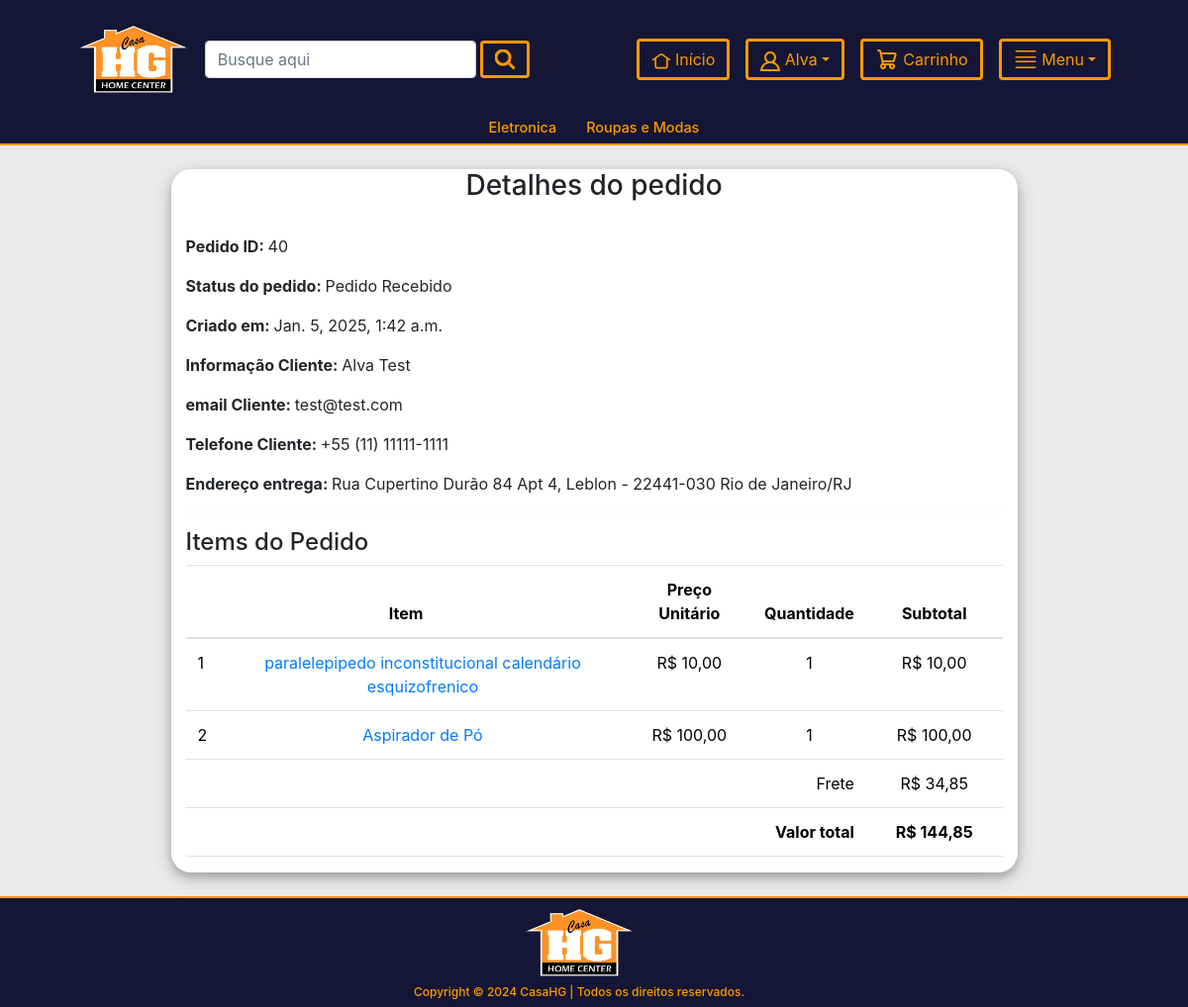
Page /perfil/pedido-40 (signed in) on the committed database.
### app/models.py (models this page shows, shortened)
class Empresa(models.Model):
    titulo = models.CharField(max_length=200)
    link = models.CharField(max_length=200,null=True,blank=True)
    image = models.ImageField(upload_to="empresas")

class Cliente(models.Model):
    user = models.OneToOneField(User, on_delete=models.CASCADE)
    nome = models.CharField(max_length=200,default="")
    sobrenome = models.CharField(max_length=200,default="")
    cpf_ou_cnpj = models.CharField(max_length=14,default="")
    cpf_ou_cnpj_formatado = models.CharField(max_length=20, default="")
    bool_cpf_cnpj = models.BooleanField(default=False)
    email = models.EmailField(default="")
    telefone = models.CharField(max_length=19,default="")
    data_criacao = models.DateTimeField(auto_now_add=True)

class Categoria(models.Model):
    titulo = models.CharField(max_length=200)
    slug = models.SlugField(unique=True)

class Pedido_order(models.Model):
    cliente = models.ForeignKey(Cliente,on_delete=models.CASCADE,default="")
    nome_cliente = models.CharField(max_length=200,default="")
    cpf_cnpj = models.CharField(max_length=20, default="") # cpf do cliente formatadinho direitinho
    codigo_cliente = models.CharField(max_length=8,default="",null=True,blank=True) # codigo consistente com sistema interno, se não tiver
    telefone = models.CharField(max_length=19,default="")
    email = models.EmailField(default="")
    carro = models.ForeignKey(Carro,on_delete=models.CASCADE)
    pedido_status = models.CharField(max_length=50, choices=PEDIDO_STATUS)
    total_bruto = models.DecimalField(max_digits=10,decimal_places=2,default=0)
    frete =  models.DecimalField(max_digits=10,decimal_places=2,default=0)
    total_desconto = models.DecimalField(max_digits=10,decimal_places=2,default=0)
    total_final = models.DecimalField(max_digits=10,decimal_places=2,default=0)
    local_de_pagamento = models.CharField(max_length=200,default="",null=True,blank=True)
    forma_de_pagamento = models.CharField(max_length=200,default="",null=True,blank=True)
    parcelas = models.PositiveIntegerField(default=1)
    valor_parcela = models.DecimalField(max_digits=10,decimal_places=2,default=0)
    endereco_envio = models.ForeignKey(Endereco,on_delete=models.CASCADE,default="")
    endereco_envio_formatado = models.CharField(max_length=200,default="")
    criado_em = models.DateTimeField(auto_now_add=True)
    id_PagBank = models.CharField(max_length=200,default="",null=True,blank=True)
    ordenado_por = models.CharField(max_length=200,null=True,blank=True)

class CarroProduto(models.Model):
    carro = models.ForeignKey(Carro, on_delete=models.CASCADE)
    produto = models.ForeignKey(Produto, on_delete=models.CASCADE)
    preco_unitario = models.DecimalField(max_digits=10, decimal_places=2,default=0)
    quantidade = models.PositiveIntegerField()
    subtotal = models.DecimalField(max_digits=10, decimal_places=2,default=0)
    criado_em = models.DateTimeField(auto_now_add=True)

class Produto(models.Model):
    codigo = models.CharField(max_length=10) #codigo interno consistente com sistema
    descricao = models.CharField(max_length=200)
    codigo_GTIN = models.CharField(max_length=14) #se o produto não tiver codigo GTIN cadastrado, usar codigo interno
    preco_unitario_bruto = models.DecimalField(max_digits=10, decimal_places=2) #preço cheio, sem desconto
    desconto_dinheiro = models.DecimalField(max_digits=10, decimal_places=2) # em %, percentual de desconto para pagamento em dinheiro, aplicado no preco_unitario_bruto
    desconto_retira = models.DecimalField(max_digits=10,decimal_places=2)  # em %, percentual de desconto para compras para retirada no depósito, aplicado no preco_unitario_bruto
    unidade = models.CharField(max_length=30,default="un") #unidade em que o produto é comercializado
    fechamento_embalagem = models.DecimalField(max_digits=10, decimal_places=2, default=1.00)
    em_estoque = models.BooleanField(default=True)
    slug = models.SlugField(unique=True)
    Categoria = models.ForeignKey(Categoria,on_delete=models.CASCADE)
    image = models.ImageField(upload_to="produtos")
    titulo = models.CharField(max_length=200)
    venda = models.DecimalField(max_digits=10, decimal_places=2)
    garantia = models.CharField(max_length=300,null=True,blank=True)
    return_devolucao = models.CharField(max_length=300,null=True,blank=True)
    visualizacao = models.PositiveIntegerField(default=0)
    quantidade_vendas = models.PositiveIntegerField(default=0)

### app/views.py (the view)
# urls.py: path("perfil/pedido-<int:pk>", ClientePedidoDetalheView.as_view(), name="clientepedidodetalhe"),
class ClientePedidoDetalheView(LogedMixin, BaseContextMixin, DetailView):
    template_name = "clientepedidodetalhe.html"
    model = Pedido_order
    context_object_name = "pedido_obj"
    def dispatch(self, request, *args, **kwargs):
        order_id = self.kwargs["pk"]
        pedido = Pedido_order.objects.get(id=order_id)
        if request.user.cliente != pedido.carro.cliente:
            return redirect("lojaapp:clienteperfil")
        return super().dispatch(request, *args, **kwargs)

### app/context_processors.py (called while the page is built)
def add_empresa_to_context(request):
    return {'empresa': Empresa.objects.first(), 'debug_var': 'Debug Variable'}

### app/views.py (called while the page is built)
    def dispatch(self,request,*args, **kwargs):
        next = request.path
        if request.user.is_authenticated and request.user.cliente:
            pass
        else:
            return redirect(f"/entrar/?next={next}")
        return super().dispatch(request,*args, **kwargs)

    def get_context_data(self, **kwargs):
        context = super().get_context_data(**kwargs)
        context['todoscategorias'] = Categoria.objects.all()
        context['footer'] = Empresa.objects.all()
        return context

### templates/clientepedidodetalhe.html (shortened to what this page needs)
{% extends 'base.html' %}
{% load static %}
{% load humanize %}
{% load l10n %}
{% block content %}
<section class="container">
    <br>
    <div class="row">
        <div class="col-md-9 mx-auto" style="background-color: white; border-radius: 20px; box-shadow: 0 4px 8px 0 rgba(0, 0, 0, 0.2), 0 6px 20px 0 rgba(0, 0, 0, 0.19);">
            <h3 class="d-flex" style="justify-content: center;">Detalhes do pedido</h3>
            <br>
            <p><span class="font-weight-bold"> Pedido ID: </span>{{ pedido_obj.id }}</p>
            <p><span class="font-weight-bold"> Status do pedido: </span>{{ pedido_obj.pedido_status }}</p>
            <p><span class="font-weight-bold"> Criado em: </span>{{ pedido_obj.criado_em }}</p>
            <p><span class="font-weight-bold"> Informação Cliente: </span>{{ pedido_obj.nome_cliente }}</p>
            <p><span class="font-weight-bold"> email Cliente: </span>{{ pedido_obj.email }}</p>
            <p><span class="font-weight-bold"> Telefone Cliente: </span>{{ pedido_obj.telefone }}</p>
            <p><span class="font-weight-bold"> Endereço {% if pedido.endereco_envio.cliente.nome == "Casa" and pedido.endereco_envio.cliente.sobrenome == "HG" %}retirada{% else %}entrega{% endif %}: </span>{{ pedido_obj.endereco_envio_formatado }}</p>
            <hr>
            <h4>Items do Pedido</h4>
            <table class="table">
                <thead>
                    <tr>
                        <th colspan="2" class="text-center">Item</th>
                        <th class="text-center">Preço Unitário</th>
                        <th class="text-center">Quantidade</th>
                        <th></th>
                        <th class="text-center">Subtotal</th>
                        <th></th>
                    </tr>
                </thead>
                <tbody>
                    {% for cp in pedido_obj.carro.carroproduto_set.all %}
                        <tr>
                            <td>{{ forloop.counter }}</td>
                            <td class="text-center"><a target="_blank" href="{%url 'lojaapp:produtodetalhe' cp.produto.slug %}">{{ cp.produto.titulo }}</a></td>
                            <td class="text-center">R$ {{ cp.preco_unitario|intcomma }}</td>
                            <td class="text-center">{{ cp.quantidade }}</td>
                            <td colspan="3" class="text-center">R$ {{ cp.subtotal|intcomma }}</td>
                        </tr>
                    {% endfor %}
                </tbody>
                <tfoot>
                    {% if pedido_obj.frete %}
                        <tr>
                            <th colspan="4" class="text-right" style="font-weight: 400;">Frete</th>
                            <th colspan="3" class="text-center" style="font-weight: 400;">R$ {{ pedido_obj.frete|intcomma }}</th>
                        </tr>
                    {% endif %}
                    <tr>
                        <th colspan="4" class="text-right">Valor total</th>
                        <th colspan="3" class="text-center">R$ {{ pedido_obj.total_final|intcomma }}</th>
                    </tr>
                </tfoot>
            </table>
        </div>
    </div>
</section>
{% endblock %}

### templates/base.html (shortened to what this page needs)
{% load static %}
{% load humanize %}
{% load l10n %}
<!doctype html>
<html lang="en">
<head>
    <link rel="stylesheet" href="https://cdn.jsdelivr.net/npm/bootstrap@5.3.2/dist/css/bootstrap.min.css">
    <link rel="stylesheet" href="https://stackpath.bootstrapcdn.com/bootstrap/4.3.1/css/bootstrap.min.css">
    <link rel="stylesheet" type="text/css" href="{% static 'css/base.css' %}">
</head>
<body>
    <header class="form-custom-background container-fluid grande">
        <div class="form-custom-background">
            <div class="d-flex align-items-center text-center" style="height: 120px;">
                <div class="col d-flex align-items-center text-center" style="flex: 2;">
                    <a href="{% url 'lojaapp:home' %}" class="mt-3 mb-3 ml-5 me-3">
                            <img style="height:70px; object-fit:cover;" src="{{ empresa.image.url }}" alt="" class="img-fluid">
                    </a>
                    <form class="d-flex mt-3 mb-3" method="get" action="{% url 'lojaapp:pesquisar' %}" >
                        <input class="form-control custom-max-width-input mt-4 mb-4 me-1" type="search" placeholder="Busque aqui" name="query" value="{{ request.GET.query }}">
                        <button class="btn btn-custom font-weight-bold mt-4 mb-4" type="submit">
                            <svg width="20" height="20" xmlns="http://www.w3.org/2000/svg" viewBox="0 0 19.9 19.7" style="stroke-width: 3;"><g fill="none" stroke="currentColor"><path stroke-linecap="square" d="M18.5 18.3l-3.4-3.4"/><circle cx="8" cy="8" r="7"/></g></svg>
                        </button>
                    </form>
                </div>
                <div class="col d-flex align-items-center text-center justify-content-end" style="flex: 1;">
                    <form class="mt-3 mb-3 me-3">
                        <a class=" btn btn-custom mt-4 mb-4" href="{% url 'lojaapp:home' %}">
                            <div>
                            </div>
                            <div class="texto-menu" >
                                &nbsp;Início
                            </div>
                        </a>
                    </form>
                    {% if request.user.cliente %}
                        <form class="dropdown mt-3 mb-3 me-3">
                            <a class="dropdown-toggle btn btn-custom mt-4 mb-4" href="#" id="navbarDropdown2" role="button" data-toggle="dropdown" aria-haspopup="true" aria-expanded="false">
                                <div>
                                </div>
                                <div class="texto-menu">
                                    &nbsp;{{ request.user.cliente.nome }}
                                </div>
                            </a>
                        </form>
                    {% endif %}
                    <form action="{% url 'lojaapp:meucarro' %}" method="get" class="mt-3 mb-3 me-3">
                        <button class="btn btn-custom mt-4 mb-4">
                            <div class="texto-menu" >
                                &nbsp;Carrinho
                            </div>
                        </button>
                    </form>
                    <form class="dropdown mt-3 mb-3 mr-5">
                        <a class="dropdown-toggle btn btn-custom mt-4 mb-4" href="#" id="navbarDropdown" role="button" data-toggle="dropdown" aria-haspopup="true" aria-expanded="false">
                            <div class="texto-menu" >&nbsp;Menu</div>
                        </a>
                    </form>
                </div>
            </div>
        </div>
    </header>
    {% include "barra_macro_grupos.html" %}
    <section>
        {% block content %}
        {% endblock content %}
    </section>
    <br>
    <footer class="form-custom-background">
        <div class="row justify-content-center">
            <div class="col-3" style="display:flex; justify-content: center;">
                {% for empresa in footer %}
                    <a href=""><img src="{{ empresa.image.url }}" style="height: 70px;"></a>
                {% endfor %}
            </div>
            <div class="col-12">
                <h1 class="my-2" style="align-items: center; justify-content: center; font-size: 12px; display:flex;">Copyright © 2024 CasaHG | Todos os direitos reservados.</h1>
            </div>
        </div>
    </footer>
</body>
</html>

### templates/barra_macro_grupos.html
{% load static %}
<div class="form-custom-background d-flex" style="justify-content: center; align-items: center; border-bottom: 2px solid #ff9900;">
    {% for c in todoscategorias %}
        <a href="{% url 'lojaapp:categoria' c.slug %}" style="color: inherit;">
            <div class="col texto-cor-secundaria">
                <h5 style="font-size:0.9rem;">{{c.titulo}}</h5>
            </div>
        </a>
    {% endfor %}
</div>

### static/css/base.css (style rules this page uses)
html, body { margin: 0; padding: 0; height: 100%; display: flex; flex-direction: column; }
section { flex: 1; }
.custom-max-width-input { max-width: 300px; }
.btn-custom { background-color: #151635; color: #ff9900; border-color: #ff9900; border-width: 3px; display: flex; justify-content: space-between; align-items: center; }
.form-custom-background { background-color: #151635; }
.texto-cor-secundaria { color: #ff9900; transition: 0.3s ease-in-out; }
body { background-color: #EBEBEB; }
footer { background-color: transparent; border-top: 2px solid #ff9900; box-shadow: none; }
footer .row { padding-top: 10px; width: 100%; color: #ff9900; }

### rows in the picture
Empresa: image (picture)
Categoria: titulo "Eletronica"
Categoria: titulo "Roupas e Modas"
Pedido_order: id "40", pedido_status "Pedido Recebido", criado_em "Jan. 5, 2025, 1:42 a.m.", nome_cliente "Alva Test", email "test@test.com", telefone "+55 (11) 11111-1111", endereco_envio_formatado "Rua Cupertino Durão 84 Apt 4, Leblon - 22441-030 Rio de Janeiro/RJ", frete "34,85", total_final "144,85"
CarroProduto: produto.titulo "paralelepipedo inconstitucional calendário esquizofrenico", preco_unitario "10,00", quantidade "1", subtotal "10,00"
CarroProduto: produto.titulo "Aspirador de Pó", preco_unitario "100,00", quantidade "1", subtotal "100,00"

### other values in the picture
{{ request.user.cliente.nome }} "Alva"
